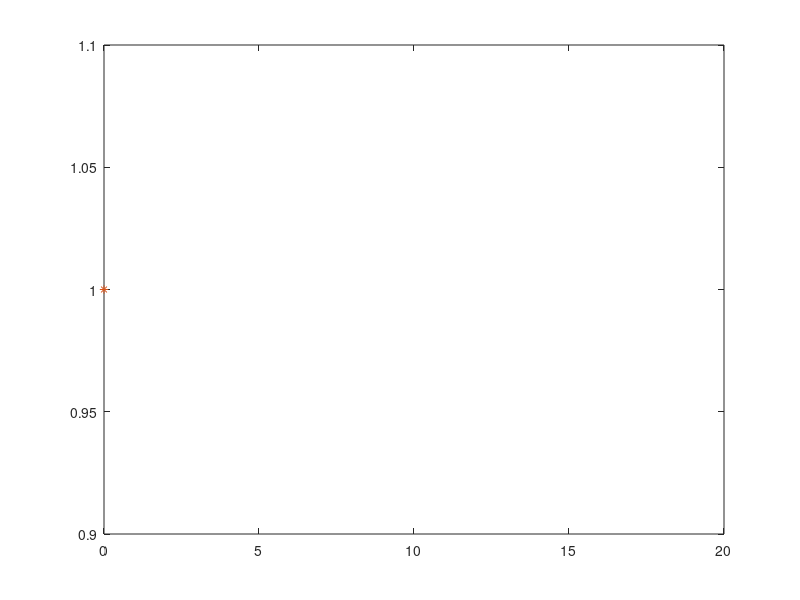

Reproduce this figure in MATLAB.
#{
#1
p=input('p=')
N=input('N=')
for i=1:N
  r=rand(1,N);
  x=(r<p);
endfor
u_x=unique(x)
n_x=hist(x,length(u_x))
freq=n_x/N
#}

#2
#{
p=input('p=')
n=input('n=')
N=input('N=')
r=rand(n,N);
x=sum(r<p);
k=0:n;
p_b=binopdf(k,n,p);
u_x=unique(x);
n_x=hist(x,length(u_x));
freq=n_x/N
clf
plot(k,p_b,'o',u_x,freq,'*')
#}
#{
p=input('p=')
N=input('N=')
for i=1:N
  x(i)=0;
  while rand>=p
    x(i)=x(i)+1;
  endwhile
endfor
k=0:20;
p_k=geopdf(k,p);
u_x=unique(x);
n_x=hist(x,length(u_x));
clf
plot(k,p_k,'o',u_x,n_x,'*')
#}
clear x
clear y
p=input('p=');
n=input('n=');
N=input('N=');
for i=1:N
  for j=1:n
    x(j)=0;
    while rand>=p
      x(j)=x(j)+1;
    endwhile
  endfor
  y(i)=sum(x);
endfor
k=0:20;
p_k=nbinpdf(k,n,p);
u_y=unique(y);
n_y=hist(y,length(u_y));
freq=n_y/N;
clf
plot(k,p_k,'o',u_y,freq,'*')

